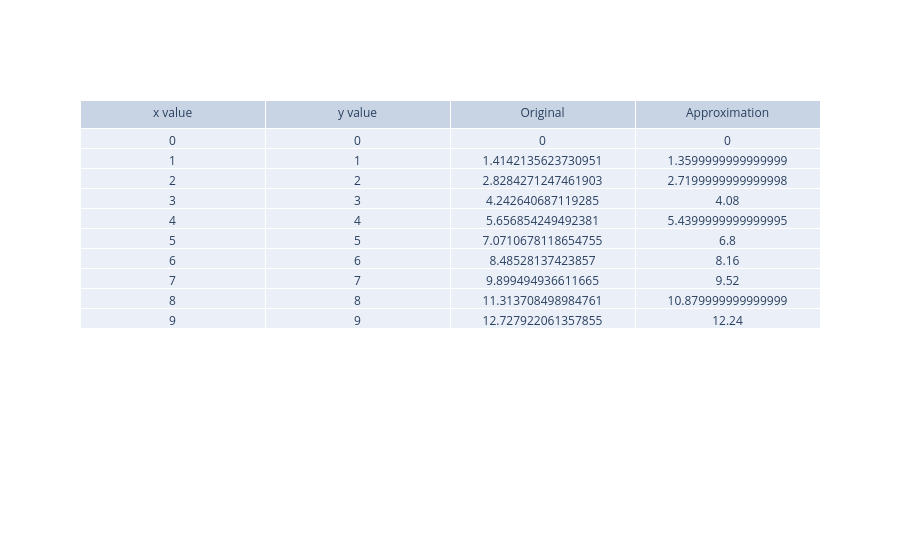

Write notebook code for a chart like this one.
### Code cell
meme_approx_table = go.Figure(data=[go.Table(
                header=dict(values=['x value', 'y value', 'Original', 'Approximation']),
                cells=dict(values = [x, y, original, approximation]))])
meme_approx_table.show()

### Figure 1 — Plotly figure (JSON) as saved in the notebook; plotly's stock layout.template omitted (floating-point values rounded to 4 significant figures)
{"data": [{"cells": {"values": [[0, 1, 2, 3, 4, 5, 6, 7, 8, 9], [0, 1, 2, 3, 4, 5, 6, 7, 8, 9], [0, 1.414, 2.828, 4.243, 5.657, 7.071, 8.485, 9.899, 11.31, 12.73], [0, 1.36, 2.72, 4.08, 5.44, 6.8, 8.16, 9.52, 10.88, 12.24]]}, "header": {"values": ["x value", "y value", "Original", "Approximation"]}, "type": "table"}], "layout": {}}
